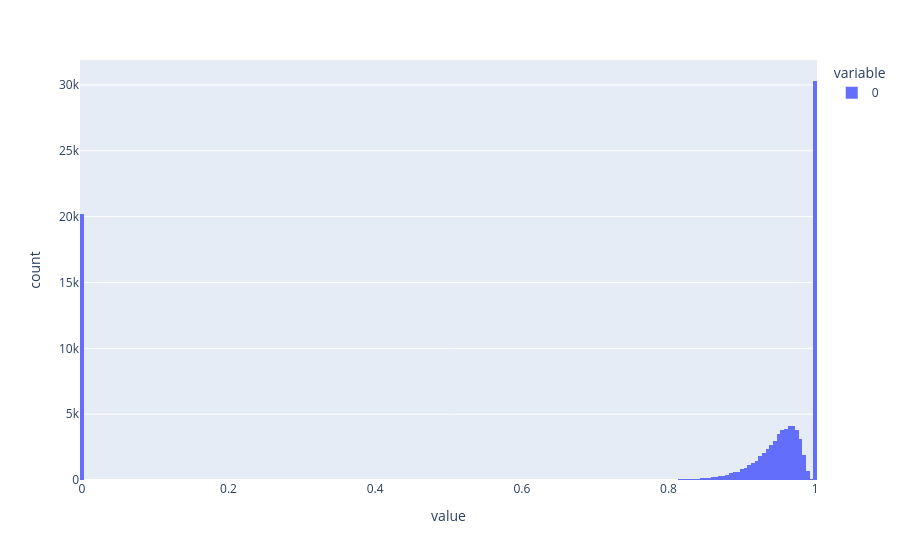

The cell this chart's notebook holds for it:
### Markdown cell above
**Now enable reuse of embeddings from CTG**:
- In GDA, we want a single n,d tensor per dataset with all embeddings in the .pt
- and n corresponding names in the pkl

Since we don't need the val features unless we do hyperparm grid search,
1. Keep image paths in `imagenames.pkl`
2. Merge train-> <-test *embeds* from CTG into 1 tensor
3. Insert zeros for *embeds* that are missing in the center (correspond to val)

### Code cell
def merge(dataset, model):
    # 1. Keep image paths in `imagenames.pkl`
    gda_n = pickle.load(open(f'/home/jonas/workspace/ICLR24/data/image_features/{dataset}/image_names.pkl','rb'))
    n_total = len(gda_n)
    # 2. Merge train-> <-test *embeds* from CTG into 1 tensor
    ctg_train_x = torch.load(f'/home/jonas/workspace/Cross-the-Gap/data/image_features/{dataset.replace("-","")}/{model}/train/image_features.pt')
    ctg_test_x = torch.load(f'/home/jonas/workspace/Cross-the-Gap/data/image_features/{dataset.replace("-","")}/{model}/test/image_features.pt')
    n_train = len(ctg_train_x)
    n_test = len(ctg_test_x)
    n_val = n_total - n_train - n_test
    print(n_train, n_val, n_test)
    # 3. Insert zeros for *embeds* that are missing in the center (correspond to val)
    merged = torch.cat([ctg_train_x, torch.zeros(n_val, ctg_train_x.shape[1]), ctg_test_x])
    return merged

def check_equal_gda_feats_ctg_feats(merged):
    cossim = torch.nn.CosineSimilarity(dim=-1)
    # extracted by GDA
    model = 'ViT-B_16'
    gda_x = torch.load(f'/home/jonas/workspace/ICLR24/data/image_features/{dataset}/{model}.pt').cpu()
    assert len(gda_x)==len(merged), (len(gda_x),len(merged))
    sim = cossim(gda_x, merged)
    print(sim)
    import plotly.express as px
    display(px.histogram(sim,nbins=300))
 
merged = merge(dataset, 'ViT-B16')
print(merged.shape)
check_equal_gda_feats_ctg_feats(merged)

### Figure 1 — Plotly figure (JSON) as saved in the notebook; plotly's stock layout.template omitted (floating-point values rounded to 4 significant figures; data arrays with more than 128 entries replaced by an {"elided": "..."} marker saying what was removed)
{"data": [{"bingroup": "x", "hovertemplate": "variable=0<br>value=%{x}<br>count=%{y}<extra></extra>", "legendgroup": "0", "marker": {"color": "#636efa", "pattern": {"shape": ""}}, "name": "0", "nbinsx": 300, "orientation": "v", "showlegend": true, "type": "histogram", "x": {"elided": "101000 float values"}, "xaxis": "x", "yaxis": "y"}], "layout": {"barmode": "relative", "legend": {"title": {"text": "variable"}, "tracegroupgap": 0}, "margin": {"t": 60}, "xaxis": {"anchor": "y", "domain": [0, 1], "title": {"text": "value"}}, "yaxis": {"anchor": "x", "domain": [0, 1], "title": {"text": "count"}}}}
